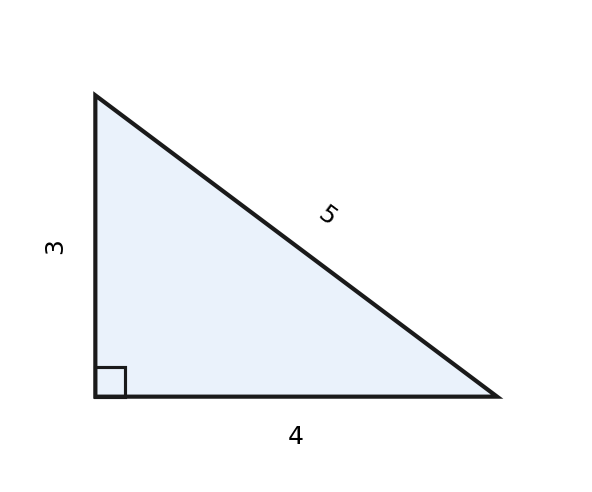

The script that drew this image:
import matplotlib; matplotlib.use("Agg")
import matplotlib.pyplot as plt
import matplotlib.patches as patches
import numpy as np
fig, ax = plt.subplots(figsize=(5, 4))
ax.set_aspect("equal")
ax.axis("off")
triangle_pts = np.array([[0, 0], [4, 0], [0, 3]])
poly = patches.Polygon(triangle_pts, closed=True, facecolor="#eaf2fb", edgecolor="#1a1a1a", linewidth=2)
ax.add_patch(poly)
rect = patches.Rectangle((0, 0), 0.3, 0.3, fill=False, edgecolor="#1a1a1a", linewidth=1.5)
ax.add_patch(rect)
ax.text(2, -0.4, "4", ha="center", va="center", fontsize=12)
ax.text(-0.4, 1.5, "3", ha="center", va="center", rotation=90, fontsize=12)
ax.text(2.3, 1.8, "5", ha="center", va="center", rotation=-36.87, fontsize=12)
ax.set_xlim(-0.8, 4.8)
ax.set_ylim(-0.8, 3.8)
plt.savefig("out.png", dpi=150)
